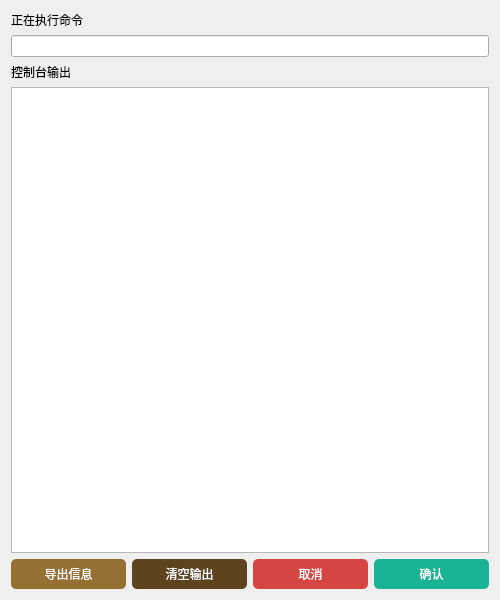
<?xml version="1.0" encoding="UTF-8"?>
<ui version="4.0">
 <class>Package</class>
 <widget class="QWidget" name="Package">
  <property name="geometry">
   <rect>
    <x>0</x>
    <y>0</y>
    <width>500</width>
    <height>600</height>
   </rect>
  </property>
  <property name="windowTitle">
   <string>打包</string>
  </property>
  <property name="windowIcon">
   <iconset resource="../../mainwindow.qrc">
    <normaloff>:/Resource/pic/mainwindow/package.svg</normaloff>:/Resource/pic/mainwindow/package.svg</iconset>
  </property>
  <layout class="QVBoxLayout" name="verticalLayout">
   <item>
    <widget class="QLabel" name="CMD_lbl">
     <property name="text">
      <string>正在执行命令</string>
     </property>
    </widget>
   </item>
   <item>
    <widget class="QLineEdit" name="CMD_le">
     <property name="acceptDrops">
      <bool>false</bool>
     </property>
     <property name="readOnly">
      <bool>true</bool>
     </property>
    </widget>
   </item>
   <item>
    <widget class="QLabel" name="Output_lbl">
     <property name="text">
      <string>控制台输出</string>
     </property>
    </widget>
   </item>
   <item>
    <widget class="QTextEdit" name="OutMsg_te">
     <property name="acceptDrops">
      <bool>false</bool>
     </property>
     <property name="readOnly">
      <bool>true</bool>
     </property>
    </widget>
   </item>
   <item>
    <layout class="QHBoxLayout" name="horizontalLayout">
     <item>
      <widget class="QPushButton" name="exportMsg_Btn">
       <property name="styleSheet">
        <string notr="true">QPushButton#exportMsg_Btn
{
    background: rgb(150, 111, 51);  /* 按钮1的褐色背景 */
    color: rgb(255, 255, 255);
    border-radius: 5px;
    min-height: 30px;
    min-width: 75px;
    font: 17px &quot;Microsoft YaHei&quot;;
}

QPushButton#exportMsg_Btn:hover
{
    background: rgb(119, 88, 40);  /* 鼠标悬停时按钮1的颜色 */
}

QPushButton#exportMsg_Btn:pressed
{
    background: rgb(78, 58, 26);  /* 按钮1按下时的颜色 */
}</string>
       </property>
       <property name="text">
        <string>导出信息</string>
       </property>
      </widget>
     </item>
     <item>
      <widget class="QPushButton" name="clearOutput_Btn">
       <property name="styleSheet">
        <string notr="true">QPushButton#clearOutput_Btn
{
    background: rgb(93, 67, 30);  /* 按钮2的褐色背景 */
    color: rgb(255, 255, 255);
    border-radius: 5px;
    min-height: 30px;
    min-width: 75px;
    font: 17px &quot;Microsoft YaHei&quot;;
}

QPushButton#clearOutput_Btn:hover
{
    background: rgb(73, 53, 24);  /* 鼠标悬停时按钮2的颜色 */
}

QPushButton#clearOutput_Btn:pressed
{
    background: rgb(52, 38, 17);  /* 按钮2按下时的颜色 */
}</string>
       </property>
       <property name="text">
        <string>清空输出</string>
       </property>
      </widget>
     </item>
     <item>
      <widget class="QPushButton" name="cancel_Btn">
       <property name="styleSheet">
        <string notr="true">QPushButton#cancel_Btn
{
    background: rgb(214, 69, 65);
    color: rgb(255, 255, 255);
    border-radius: 5px;
    min-height: 30px;
    min-width: 75px;
    font: 17px &quot;Microsoft YaHei&quot;;
}

QPushButton#cancel_Btn:hover
{
    background: rgb(185, 55, 52);
}

QPushButton#cancel_Btn:pressed
{
    background: rgb(124, 38, 36);
}</string>
       </property>
       <property name="text">
        <string>取消</string>
       </property>
      </widget>
     </item>
     <item>
      <widget class="QPushButton" name="sure_Btn">
       <property name="styleSheet">
        <string notr="true">QPushButton#sure_Btn
{
background:rgb(26,179,148); 
color:rgb(255,255,255); 
border-radius:5px; 
min-height:30px; 
min-width:75px; 
font:17px &quot;Microsoft YaHei&quot;;
}
QPushButton#sure_Btn:hover
{
background:rgb(24,166,137);
}
QPushButton#sure_Btn:pressed
{
background:rgb(32,75,148);
}</string>
       </property>
       <property name="text">
        <string>确认</string>
       </property>
      </widget>
     </item>
    </layout>
   </item>
  </layout>
 </widget>
 <resources>
  <include location="../../mainwindow.qrc"/>
 </resources>
 <connections/>
</ui>
